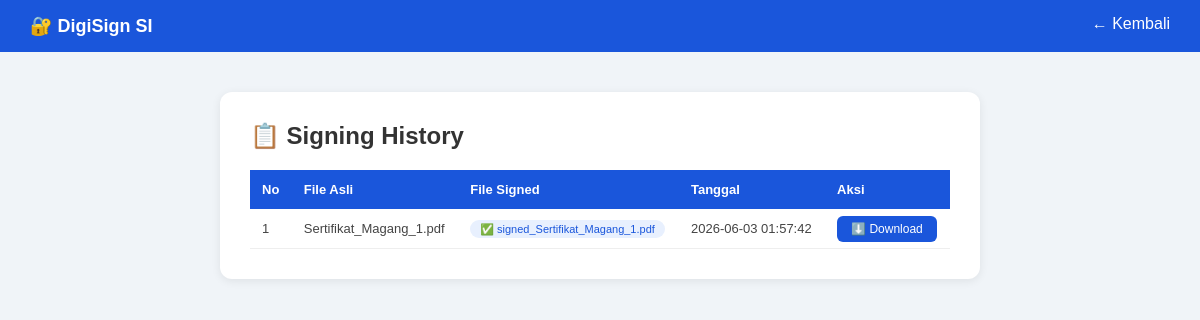
Screenshot of /history (signed in) with the database file from the repository.
### tables this page shows
CREATE TABLE documents (
        id INTEGER PRIMARY KEY AUTOINCREMENT,
        user_id INTEGER,
        filename TEXT,
        signed_filename TEXT,
        created_at TIMESTAMP DEFAULT CURRENT_TIMESTAMP
    );

### app.py (the view)
@app.route('/history')
def history():
    if 'username' not in session:
        return redirect(url_for('login'))
    conn = sqlite3.connect('database.db')
    c = conn.cursor()
    c.execute("SELECT * FROM documents WHERE user_id=? ORDER BY created_at DESC", (session['user_id'],))
    docs = c.fetchall()
    conn.close()
    return render_template('history.html', documents=docs)

### templates/history.html (shortened to what this page needs)
<!DOCTYPE html>
<html lang="id">
<head>
</head>
<body>
    <div class="navbar">
        <h1>🔐 DigiSign SI </h1>
        <a href="/">← Kembali</a>
    </div>
    <div class="container">
        <div class="card">
            <h2>📋 Signing History</h2>
            {% if documents %}
            <table>
                <tr>
                    <th>No</th>
                    <th>File Asli</th>
                    <th>File Signed</th>
                    <th>Tanggal</th>
                    <th>Aksi</th>
                </tr>
                {% for doc in documents %}
                <tr>
                    <td>{{ loop.index }}</td>
                    <td>{{ doc[2] }}</td>
                    <td><span class="badge">✅ {{ doc[3] }}</span></td>
                    <td>{{ doc[4] }}</td>
                    <td><a href="/download/{{ doc[3] }}" class="btn-download">⬇️ Download</a></td>
                </tr>
                {% endfor %}
            </table>
            {% else %}
            <div class="empty">
                <div style="font-size:50px;">📭</div>
                <p style="margin-top:10px;">Belum ada dokumen yang ditandatangani</p>
                <a href="/sign_document" style="color:#1a56db;">Sign dokumen sekarang →</a>
            </div>
            {% endif %}
        </div>
    </div>
</body>
</html>

### templates/history.html (style rules this page uses)
* { margin: 0; padding: 0; box-sizing: border-box; }
body { font-family: Arial, sans-serif; background: #f0f4f8; }
.navbar { background: #1a56db; color: white; padding: 15px 30px; display: flex; justify-content: space-between; }
.navbar h1 { font-size: 18px; }
.navbar a { color: white; text-decoration: none; }
.container { max-width: 800px; margin: 40px auto; padding: 0 20px; }
.card { background: white; padding: 30px; border-radius: 12px; box-shadow: 0 2px 10px rgba(0,0,0,0.08); }
h2 { color: #333; margin-bottom: 20px; }
table { width: 100%; border-collapse: collapse; }
th { background: #1a56db; color: white; padding: 12px; text-align: left; font-size: 13px; }
td { padding: 12px; border-bottom: 1px solid #eee; font-size: 13px; color: #444; }
.btn-download { background: #1a56db; color: white; padding: 6px 14px; border-radius: 6px; text-decoration: none; font-size: 12px; }
.badge { background: #e8f0fe; color: #1a56db; padding: 3px 10px; border-radius: 20px; font-size: 11px; }

### rows the page displays
documents: filename "Sertifikat_Magang_1.pdf", signed_filename "signed_Sertifikat_Magang_1.pdf", created_at "2026-06-03 01:57:42"
